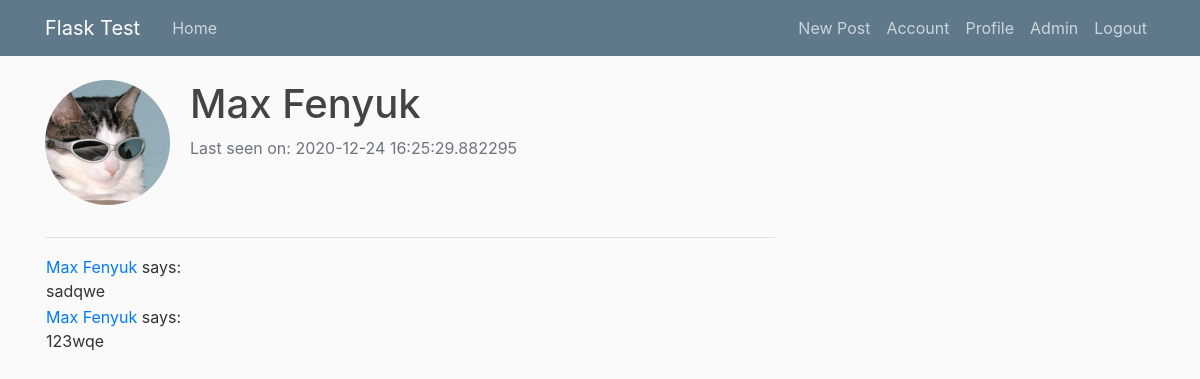
Screenshot of /user/Max Fenyuk (signed in) with the database file from the repository.
### flaskblog/models.py (models this page shows, shortened)
class User(db.Model, UserMixin):
	id = db.Column(db. Integer, primary_key=True)
	username = db.Column(db.String(20), unique=True, nullable=False)
	email = db.Column(db.String(120), unique=True, nullable=False)
	image_file = db.Column(db.String(20), nullable=False, default='default.png')
	password = db.Column(db.String(60), nullable=False)
	posts = db.relationship( 'Post', backref='author', lazy=True)
	about_me = db.Column(db.String(140))
	last_seen = db.Column(db.DateTime, default=datetime.utcnow)
	admin = db.Column(db.Boolean())
	notes = db.Column(db.UnicodeText)

class Post(db.Model):
	id = db.Column(db.Integer, primary_key=True)
	title = db.Column(db.String(100), nullable=False)
	date_posted = db.Column(db.DateTime, nullable=False, default=datetime.utcnow)
	content = db.Column(db.Text, nullable=False)
	user_id = db.Column(db.Integer, db.ForeignKey('user.id'), nullable=False)

### flaskblog/routes.py (the view)
@app.route('/user/<username>')
@login_required
def user(username):
    user = User.query.filter_by(username=username).first_or_404()
    page = request.args.get('page', 1, type=int)
    posts = Post.query.filter_by(user_id=user.id).paginate(page, 20, False)
    return render_template('user.html', user=user, posts=posts.items)

### flaskblog/models.py (called while the page is built)
@login_manager.user_loader
def load_user(user_id):
	return User.query.get(int(user_id))

### flaskblog/routes.py (called while the page is built)
@app.before_request
def before_request():
    if current_user.is_authenticated:
        current_user.last_seen = datetime.utcnow()
        db.session.commit()

### flaskblog/templates/user.html (shortened to what this page needs)
{% extends "layout.html" %}
{% block content %}
    <table>
        <div class="media">
            <div class="media">
            <img class="rounded-circle account-img" src="{{ url_for('static', filename='profile_pics/' + user.image_file) }}">
        <div class="media-body">
            <h2 class="account-heading">{{ user.username }}</h2>
            {% if user.last_seen %}
                <p class="text-secondary">Last seen on: {{ user.last_seen }}</p>
            {% endif %}
        </div>
    </table>
    <hr>
    {% for post in posts %}
        {% include '_post.html' %}
    {% endfor %}
{% endblock %}

### flaskblog/templates/_post.html
<table>
    <tr valign="top">
          <td><a href="{{ url_for('user', username=post.author.username) }}">{{ post.author.username }}</a> says:<br>{{ post.content }}</td>
    </tr>
</table>

### flaskblog/static/main.css (style rules this page uses)
body { background: #fafafa; color: #333333; margin-top: 5rem; }
h1, h2, h3, h4, h5, h6 { color: #444444; }
.account-img { height: 125px; width: 125px; margin-right: 20px; margin-bottom: 16px; }
.account-heading { font-size: 2.5rem; }

### rows the page displays
User: image_file (placeholder picture), username "Max Fenyuk", last_seen "2020-12-24 16:25:29.882295"
Post: author.username "Max Fenyuk", content "sadqwe"
Post: author.username "Max Fenyuk", content "123wqe"
